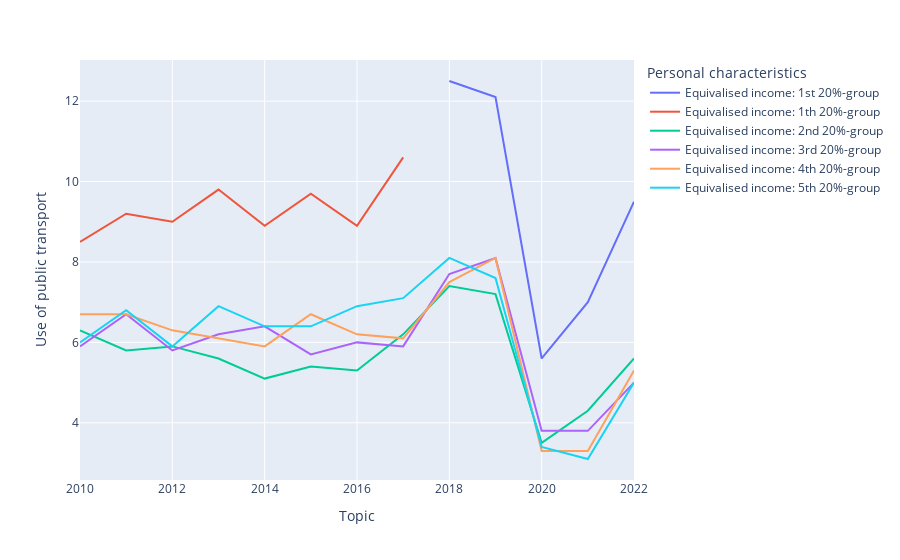

Notebook code for this chart:
### Markdown cell above
# Income

### Code cell
# First we create a series named mask to indicate which values contain info about income 
mask = df['Personal characteristics'].str.startswith('Equi')
# Then the dataframe is made with this info 
df_income = df[mask]
# Lastly the dataframe is plotted
fig = px.line(df_income, y='Use of public transport', x='Topic', color='Personal characteristics')
fig.show()

### Figure 1 — Plotly figure (JSON) as saved in the notebook; plotly's stock layout.template omitted (floating-point values rounded to 4 significant figures)
{"data": [{"hovertemplate": "Personal characteristics=Equivalised income: 1st 20%-group<br>Topic=%{x}<br>Use of public transport=%{y}<extra></extra>", "legendgroup": "Equivalised income: 1st 20%-group", "line": {"color": "#636efa", "dash": "solid"}, "marker": {"symbol": "circle"}, "mode": "lines", "name": "Equivalised income: 1st 20%-group", "orientation": "v", "showlegend": true, "type": "scatter", "x": [2018, 2019, 2020, 2021, 2022], "xaxis": "x", "y": [12.5, 12.1, 5.6, 7, 9.5], "yaxis": "y"}, {"hovertemplate": "Personal characteristics=Equivalised income: 1th 20%-group<br>Topic=%{x}<br>Use of public transport=%{y}<extra></extra>", "legendgroup": "Equivalised income: 1th 20%-group", "line": {"color": "#EF553B", "dash": "solid"}, "marker": {"symbol": "circle"}, "mode": "lines", "name": "Equivalised income: 1th 20%-group", "orientation": "v", "showlegend": true, "type": "scatter", "x": [2010, 2011, 2012, 2013, 2014, 2015, 2016, 2017], "xaxis": "x", "y": [8.5, 9.2, 9, 9.8, 8.9, 9.7, 8.9, 10.6], "yaxis": "y"}, {"hovertemplate": "Personal characteristics=Equivalised income: 2nd 20%-group<br>Topic=%{x}<br>Use of public transport=%{y}<extra></extra>", "legendgroup": "Equivalised income: 2nd 20%-group", "line": {"color": "#00cc96", "dash": "solid"}, "marker": {"symbol": "circle"}, "mode": "lines", "name": "Equivalised income: 2nd 20%-group", "orientation": "v", "showlegend": true, "type": "scatter", "x": [2010, 2011, 2012, 2013, 2014, 2015, 2016, 2017, 2018, 2019, 2020, 2021, 2022], "xaxis": "x", "y": [6.3, 5.8, 5.9, 5.6, 5.1, 5.4, 5.3, 6.2, 7.4, 7.2, 3.5, 4.3, 5.6], "yaxis": "y"}, {"hovertemplate": "Personal characteristics=Equivalised income: 3rd 20%-group<br>Topic=%{x}<br>Use of public transport=%{y}<extra></extra>", "legendgroup": "Equivalised income: 3rd 20%-group", "line": {"color": "#ab63fa", "dash": "solid"}, "marker": {"symbol": "circle"}, "mode": "lines", "name": "Equivalised income: 3rd 20%-group", "orientation": "v", "showlegend": true, "type": "scatter", "x": [2010, 2011, 2012, 2013, 2014, 2015, 2016, 2017, 2018, 2019, 2020, 2021, 2022], "xaxis": "x", "y": [5.9, 6.7, 5.8, 6.2, 6.4, 5.7, 6, 5.9, 7.7, 8.1, 3.8, 3.8, 5], "yaxis": "y"}, {"hovertemplate": "Personal characteristics=Equivalised income: 4th 20%-group<br>Topic=%{x}<br>Use of public transport=%{y}<extra></extra>", "legendgroup": "Equivalised income: 4th 20%-group", "line": {"color": "#FFA15A", "dash": "solid"}, "marker": {"symbol": "circle"}, "mode": "lines", "name": "Equivalised income: 4th 20%-group", "orientation": "v", "showlegend": true, "type": "scatter", "x": [2010, 2011, 2012, 2013, 2014, 2015, 2016, 2017, 2018, 2019, 2020, 2021, 2022], "xaxis": "x", "y": [6.7, 6.7, 6.3, 6.1, 5.9, 6.7, 6.2, 6.1, 7.5, 8.1, 3.3, 3.3, 5.3], "yaxis": "y"}, {"hovertemplate": "Personal characteristics=Equivalised income: 5th 20%-group<br>Topic=%{x}<br>Use of public transport=%{y}<extra></extra>", "legendgroup": "Equivalised income: 5th 20%-group", "line": {"color": "#19d3f3", "dash": "solid"}, "marker": {"symbol": "circle"}, "mode": "lines", "name": "Equivalised income: 5th 20%-group", "orientation": "v", "showlegend": true, "type": "scatter", "x": [2010, 2011, 2012, 2013, 2014, 2015, 2016, 2017, 2018, 2019, 2020, 2021, 2022], "xaxis": "x", "y": [6, 6.8, 5.9, 6.9, 6.4, 6.4, 6.9, 7.1, 8.1, 7.6, 3.4, 3.1, 5], "yaxis": "y"}], "layout": {"legend": {"title": {"text": "Personal characteristics"}, "tracegroupgap": 0}, "margin": {"t": 60}, "xaxis": {"anchor": "y", "domain": [0, 1], "title": {"text": "Topic"}}, "yaxis": {"anchor": "x", "domain": [0, 1], "title": {"text": "Use of public transport"}}}}
